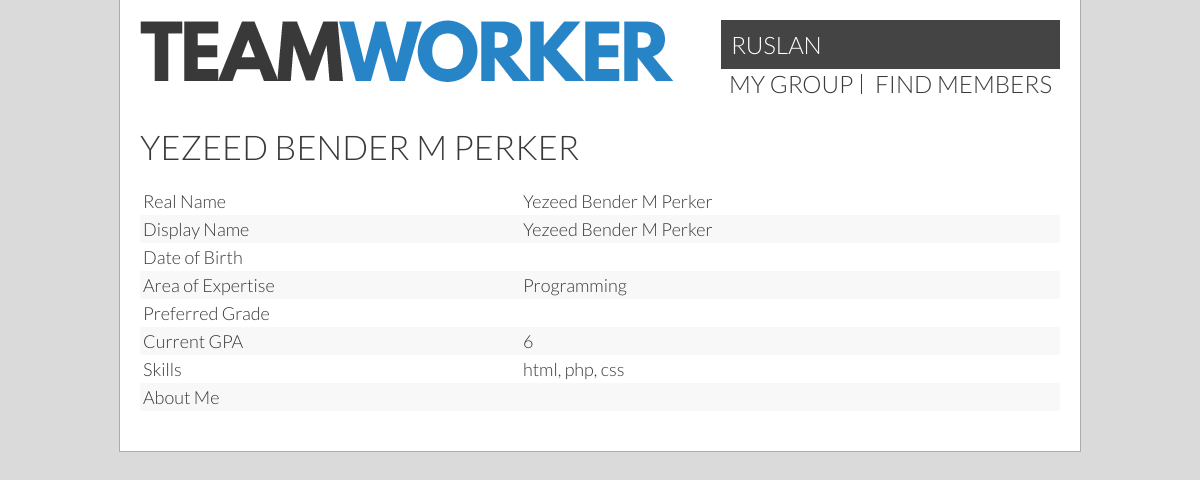
The app's page /?page=viewProfile&id=69 (signed in) with its own data.
### tables this page shows
CREATE TABLE `users` (
  `id` int(11) unsigned NOT NULL AUTO_INCREMENT,
  `permissions` int(11) NOT NULL DEFAULT '1',
  `currentGroup` int(11) DEFAULT '0',
  `groupLeader` tinyint(1) DEFAULT NULL,
  `name` varchar(40) DEFAULT NULL,
  `displayName` varchar(30) DEFAULT NULL,
  `email` varchar(40) DEFAULT NULL,
  `password` char(64) DEFAULT NULL,
  `dob` date DEFAULT NULL,
  `mainArea` varchar(30) DEFAULT NULL,
  `skills` text,
  `gpa` double DEFAULT NULL,
  `goal` double DEFAULT NULL,
  `bio` varchar(300) DEFAULT NULL,
  `studentID` varchar(255) DEFAULT NULL,
  PRIMARY KEY (`id`),
  UNIQUE KEY `email` (`email`),
  UNIQUE KEY `studentID` (`studentID`)
);

### userHandler.php (called while the page is built, shortened)
<?php
if(isset($_SESSION['id'])) {
  $sessionId = $_SESSION['id'];
  $query = ('SELECT * FROM users WHERE id = :id');
  $statement = $db -> prepare($query);
  $statement -> bindValue(':id', $sessionId);
  if (!$statement -> execute()) { print_r($statement->errorInfo()); }
  $result = $statement -> fetch(PDO::FETCH_ASSOC);
  $realName = $result['name'];
  if($result['displayName'] == "") {
    $userName = $realName;
  } else {
    $userName = $result['displayName'];
  }
  $group = $result['currentGroup'];
}
?>

### viewProfile.php (the view, shortened to what this page needs)
<body>
  <main>
    <?php include "header.inc";
    if(isset($_GET['id'])) {
      $query = ('SELECT * FROM users WHERE id = :id');
      $statement = $db -> prepare($query);
      $statement -> bindValue(':id', $_GET['id']);
      if (!$statement -> execute()) { print_r($statement->errorInfo()); }
      $result = $statement -> fetch(PDO::FETCH_ASSOC);
      $realName = $result['name'];
      if($result['displayName'] == "") {
        $userName = $realName;
      } else {
        $userName = $result['displayName'];
      }
      $dob = $result['dob'];
      $areaExpertise = $result['mainArea'];
      $bio = $result['bio'];
      $gpa = $result['gpa'];
      $goal = $result['goal'];
      $skills = $result['skills'];
    }
    ?>
    <div class="content" id="readonly">
      <h1><?=$userName?></h1>
      <table>
        <tr><td>Real Name</td> <td><?=$realName?></td></tr>
        <tr><td>Display Name</td> <td><?=$userName?></td></tr>
        <tr><td>Date of Birth</td> <td><?=$dob?></td></tr>
        <tr><td>Area of Expertise</td>  <td><?=$areaExpertise?></td></tr>
        <tr><td>Preferred Grade</td>  <td><?=$goal?></td></tr>
        <tr><td>Current GPA</td>  <td><?=$gpa?></td></tr>
        <tr><td>Skills</td>  <td><?=$skills?></td></tr>
        <tr><td>About Me</td> <td><?=$bio?></td></tr>
      </table>
    </div>
  </main>
</body>
</html>

### header.inc (shortened to what this page needs)
<header>
    <a href="/" id="logo"><img src="_resources/teamworker.png"></a>
    <nav>
      <div class="topNavProfile">
        <a href='/?page=profile'><?=$userName?></a>
      </div>
      <ul>
        <?php if($group != 0) { ?>
          <li><a href="/?page=group">my group</a></li>
          <li><a href="/?page=userSearch">find members</a></li>
        <?php } ?>
      </ul>
    </nav>
</header>

### style.css (style rules this page uses)
body { margin: 0; padding:0; font-family: 'Lato', sans-serif; font-weight: 300; font-size:20px; }
main { width:960px; height:auto; margin:0 auto; }
.content { margin: 20px; overflow: auto; }
h1 { font-weight:300; font-size:1.7em; text-transform:uppercase; margin: 15px 0; }
.content h1:first-child { margin-top:0; }
a { text-decoration:none; color:inherit; transition: opacity 0.3s ease; }
header { padding:20px; }
#logo { display:inline-block; }
nav { font-size:1.2em; text-transform: uppercase; display:inline-block; float:right; }
nav ul { list-style:none; padding:0; margin:0; }
nav li { display:inline-block; border-right:1px solid #393939; padding:0 8px; line-height:20px; }
nav ul li:last-child { border-right:none; }
.topNavProfile { background: #444; padding: 10px; }
.topNavProfile a { color: #fff; }
table { width:100%; box-sizing:border-box; font-size:0; border-spacing:0; margin:20px 0; }
td, th { font-size:18px; padding:3px; margin:0; text-align:left; min-height:1em; }

### colour.css (style rules this page uses)
body, .grain { background-color:#dadada; background-image:url(_resources/15p-grey.jpg); }
main { background-color:white; }
tr:nth-child(even) { background-color:#f8f8f8; }
body, main { color:#393939; }
main { border: 1px solid #a8aeaf; border-top:none; }

### records on screen
users: displayName "RUSLAN"
users: name "YEZEED BENDER M PERKER", name "Yezeed Bender M Perker", mainArea "Programming", gpa "6", skills "html, php, css"
